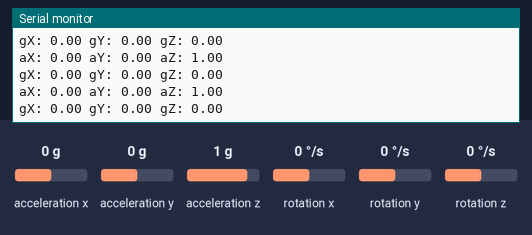
A sketch run on a simulated ESP32. Shown: the last lines printed to the serial monitor. The test bench sets the inputs (shaded band); at power-on: acceleration x 0 g, acceleration y 0 g, acceleration z 1 g, rotation x 0 °/s, rotation y 0 °/s, rotation z 0 °/s.

Above: at 1.2 s.
1.3 s: acceleration x set to -1.4 g
At 1.9 s:
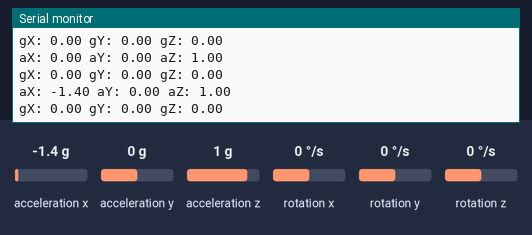
2.8 s: acceleration y set to -1.4 g
At 3.4 s:
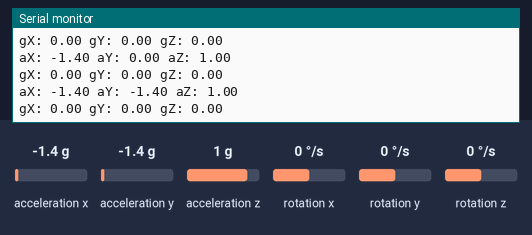
4.3 s: acceleration z set to -1.4 g
At 5.0 s:
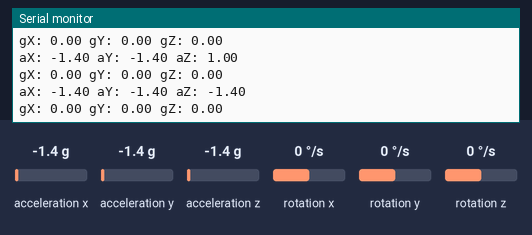
5.8 s: rotation x set to -192 °/s
At 6.5 s:
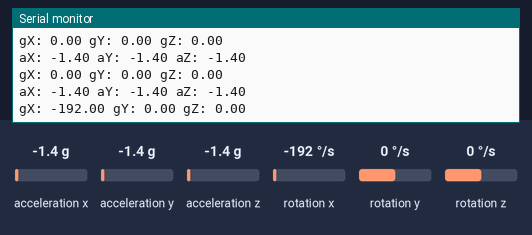
7.3 s: rotation y set to -192 °/s
At 8.0 s:
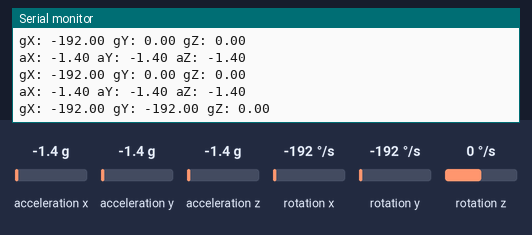

Measured:
- after the input at 1.3 s, the serial monitor: prints a new line after 0.22 s (image 1)
- after the input at 2.8 s, the serial monitor: prints a new line after 0.23 s (image 2)
- after the input at 4.3 s, the serial monitor: prints a new line after 0.24 s (image 3)
- after the input at 5.8 s, the serial monitor: prints a new line after 0.25 s (image 4)
- after the input at 7.3 s, the serial monitor: prints a new line after 0.26 s (image 5)

The sketch:

MPU_test.ino
```cpp
#include <MPU9250_asukiaaa.h>

MPU9250_asukiaaa mySensor;

void setup() {
  Serial.begin(115200);
  Wire.begin(8, 9); // SDA, SCL

  mySensor.setWire(&Wire);
  mySensor.beginAccel();
  mySensor.beginGyro();
  mySensor.beginMag(); // not available on MPU6500, harmless to try

  Serial.println("MPU6500 initialization done.");
}

void loop() {
  mySensor.accelUpdate();
  mySensor.gyroUpdate();

  Serial.print("aX: ");
  Serial.print(mySensor.accelX());
  Serial.print(" aY: ");
  Serial.print(mySensor.accelY());
  Serial.print(" aZ: ");
  Serial.println(mySensor.accelZ());

  Serial.print("gX: ");
  Serial.print(mySensor.gyroX());
  Serial.print(" gY: ");
  Serial.print(mySensor.gyroY());
  Serial.print(" gZ: ");
  Serial.println(mySensor.gyroZ());

  delay(500);
}
```
